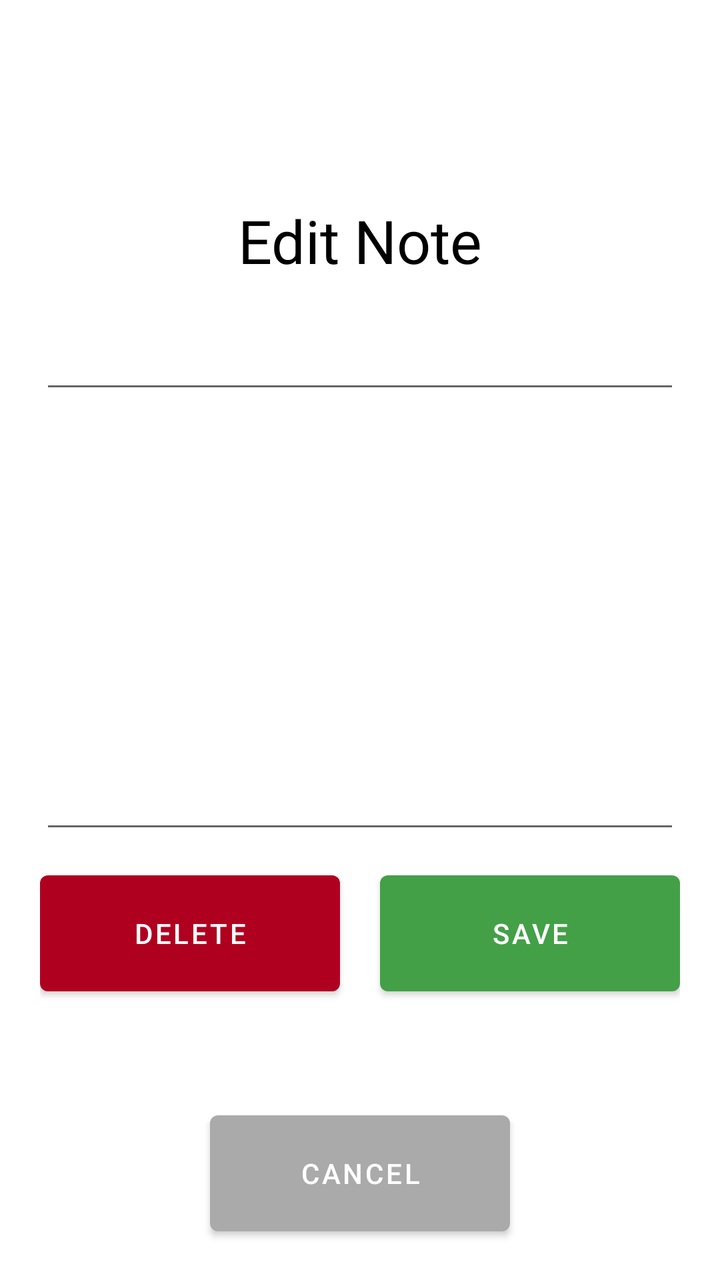
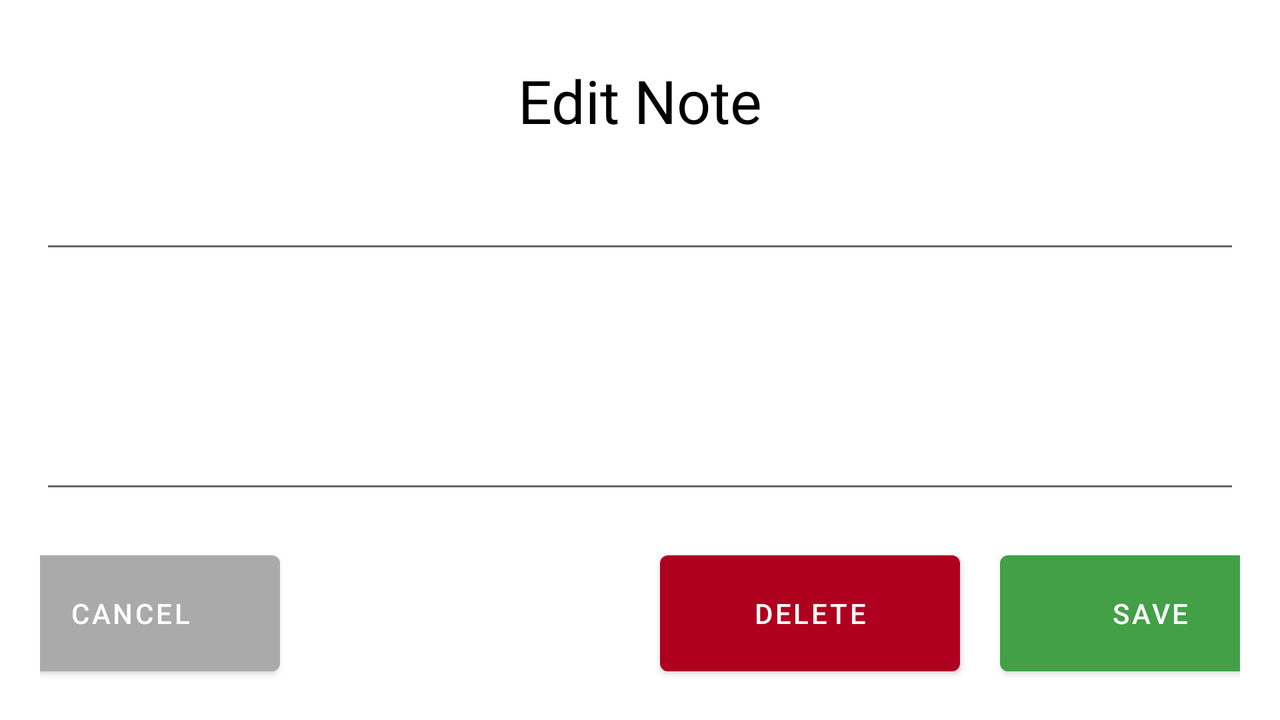

An Android layout and its configuration variant, each rendered on a device that would load it. The default file and the variant file are quoted in full after the pictures.
<!-- AndroidManifest.xml: application theme Theme.NoteMap -->
<!-- res/layout/activity_edit_notas.xml -->
<?xml version="1.0" encoding="utf-8"?>
<LinearLayout xmlns:android="http://schemas.android.com/apk/res/android"
    xmlns:app="http://schemas.android.com/apk/res-auto"
    xmlns:tools="http://schemas.android.com/tools"
    android:layout_width="match_parent"
    android:layout_height="match_parent"
    android:orientation="vertical"
    tools:context=".EditNotas">

    <TextView
        android:id="@+id/textView3"
        android:layout_width="match_parent"
        android:layout_height="wrap_content"
        android:layout_marginTop="100dp"
        android:gravity="center_horizontal"
        android:text="@string/textNoteEdit"
        android:textColor="@color/black"
        android:textSize="30dp" />

    <EditText
        android:id="@+id/textTituloEdit"
        android:layout_width="match_parent"
        android:layout_height="wrap_content"
        android:ems="10"
        android:inputType="textPersonName"
        android:layout_marginHorizontal="20dp"
        android:layout_marginTop="20dp" />

    <EditText
        android:id="@+id/textDescEdit"
        android:layout_marginTop="20dp"
        android:layout_width="match_parent"
        android:layout_height="200dp"
        android:inputType="textPersonName"
        android:layout_marginHorizontal="20dp"
        android:gravity="top" />

    <LinearLayout
        android:layout_width="match_parent"
        android:layout_height="100dp"
        android:layout_marginHorizontal="20dp"
        android:layout_marginTop="10dp"
        android:gravity="center"
        android:orientation="horizontal">

        <Button
            android:id="@+id/btApagarNota"
            android:layout_width="150dp"
            android:layout_height="70dp"
            android:layout_gravity="center_horizontal"
            android:layout_marginTop="50dp"
            android:layout_marginRight="20dp"
            android:gravity="center"
            android:text="@string/btDelete"
            app:backgroundTint="@color/design_default_color_error" />

        <Button
            android:id="@+id/btGuardarNota"
            android:layout_width="150dp"
            android:layout_height="70dp"
            android:layout_gravity="center_horizontal"
            android:layout_marginTop="30dp"
            android:gravity="center"
            android:text="@string/btSave"
            app:backgroundTint="#43A047" />
    </LinearLayout>

    <Button
        android:id="@+id/btCancelar"
        android:layout_width="150dp"
        android:layout_height="70dp"
        android:layout_gravity="center_horizontal"
        android:layout_marginTop="20dp"
        android:gravity="center"
        android:text="@string/btCancel"
        app:backgroundTint="@android:color/darker_gray" />

</LinearLayout>
<!-- resources referenced by this layout -->
<resources>
  <string name="btCancel">Cancel</string>
  <string name="btDelete">Delete</string>
  <string name="btSave">Save</string>
  <string name="textNoteEdit">Edit Note</string>
  <style name="Theme.NoteMap" parent="Theme.MaterialComponents.DayNight.DarkActionBar">
          
          <item name="colorPrimary">@color/purple_500</item>
          <item name="colorPrimaryVariant">@color/purple_700</item>
          <item name="colorOnPrimary">@color/white</item>
          
          <item name="colorSecondary">@color/teal_200</item>
          <item name="colorSecondaryVariant">@color/teal_700</item>
          <item name="colorOnSecondary">@color/black</item>
          
          <item name="android:statusBarColor" tools:targetApi="l">?attr/colorPrimaryVariant</item>
          
      </style>
</resources>
<!-- res/layout-land/activity_edit_notas.xml (the repository's variant of the layout above) -->
<!-- drawn on the phone turned sideways -->
<LinearLayout xmlns:android="http://schemas.android.com/apk/res/android"
    xmlns:app="http://schemas.android.com/apk/res-auto"
    xmlns:tools="http://schemas.android.com/tools"
    android:layout_width="match_parent"
    android:layout_height="match_parent"
    android:orientation="vertical"
    tools:context=".EditNotas">

    <TextView
        android:id="@+id/textView3"
        android:layout_width="match_parent"
        android:layout_height="wrap_content"
        android:layout_marginTop="30dp"
        android:gravity="center_horizontal"
        android:text="@string/Edit_nota"
        android:textColor="@color/black"
        android:textSize="30dp" />

    <EditText
        android:id="@+id/textTituloEdit"
        android:layout_width="match_parent"
        android:layout_height="wrap_content"
        android:ems="10"
        android:inputType="textPersonName"
        android:layout_marginHorizontal="20dp"
        android:layout_marginTop="20dp" />

    <EditText
        android:id="@+id/textDescEdit"
        android:layout_marginTop="20dp"
        android:layout_width="match_parent"
        android:layout_height="100dp"
        android:inputType="textPersonName"
        android:layout_marginHorizontal="20dp"
        android:gravity="top" />

    <LinearLayout
        android:layout_width="match_parent"
        android:layout_height="wrap_content"
        android:layout_marginHorizontal="20dp"
        android:layout_marginTop="20dp"
        android:gravity="center"
        android:orientation="horizontal">

        <Button
            android:id="@+id/btCancelar"
            android:layout_width="150dp"
            android:layout_height="70dp"
            android:layout_gravity="center_horizontal"
            android:layout_marginTop="20dp"
            android:layout_marginRight="190dp"
            android:gravity="center"
            android:text="@string/btCancel"
            app:backgroundTint="@android:color/darker_gray" />

        <Button
            android:id="@+id/btApagarNota"
            android:layout_width="150dp"
            android:layout_height="70dp"
            android:layout_gravity="center_horizontal"
            android:layout_marginTop="50dp"
            android:layout_marginRight="20dp"
            android:gravity="center"
            android:text="@string/btDelete"
            app:backgroundTint="@color/design_default_color_error" />

        <Button
            android:id="@+id/btGuardarNota"
            android:layout_width="150dp"
            android:layout_height="70dp"
            android:layout_gravity="center_horizontal"
            android:layout_marginTop="30dp"
            android:gravity="center"
            android:text="@string/btSave"
            app:backgroundTint="#43A047" />
    </LinearLayout>

</LinearLayout>
<!-- resources referenced by the variant -->
<!-- as the phone turned sideways resolves them -->
<resources>
  <string name="Edit_nota">Edit Note</string>
  <string name="btCancel">Cancel</string>
  <string name="btDelete">Delete</string>
  <string name="btSave">Save</string>
  <style name="Theme.NoteMap" parent="Theme.MaterialComponents.DayNight.DarkActionBar">
          
          <item name="colorPrimary">@color/purple_500</item>
          <item name="colorPrimaryVariant">@color/purple_700</item>
          <item name="colorOnPrimary">@color/white</item>
          
          <item name="colorSecondary">@color/teal_200</item>
          <item name="colorSecondaryVariant">@color/teal_700</item>
          <item name="colorOnSecondary">@color/black</item>
          
          <item name="android:statusBarColor" tools:targetApi="l">?attr/colorPrimaryVariant</item>
          
      </style>
</resources>
